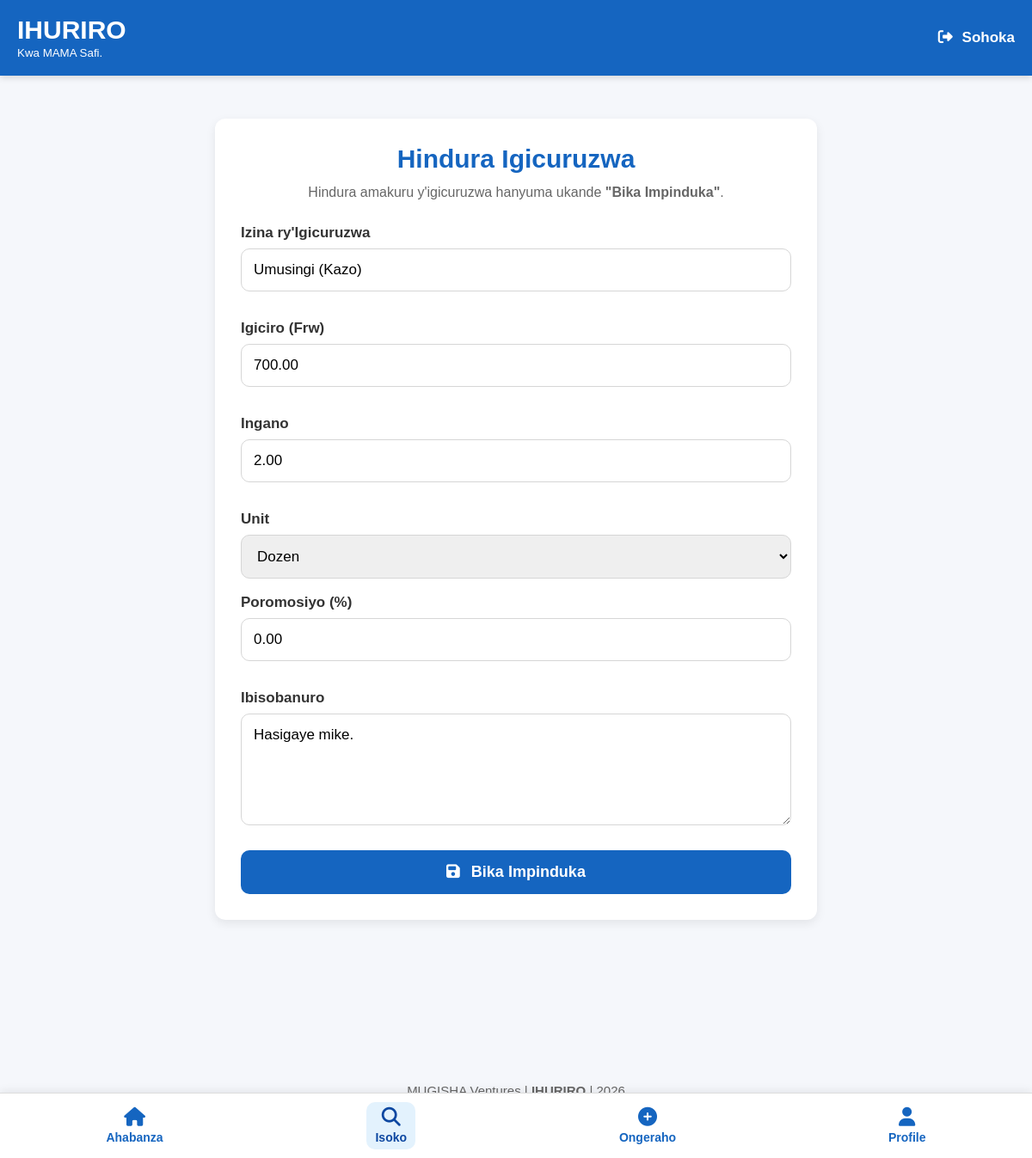
Screenshot of /products/edit.php?id=3 (signed in) with the database file from the repository.
### tables this page shows
CREATE TABLE `products` (
  `id` int(10) UNSIGNED NOT NULL,
  `user_id` int(10) UNSIGNED NOT NULL,
  `product_name` varchar(120) NOT NULL,
  `unit_price` decimal(10,2) NOT NULL,
  `quantity` decimal(10,2) NOT NULL,
  `unit` enum('Kg','g','L','ml','Piece','Box','Packet','Dozen','Meter','Roll','Bag') DEFAULT 'Piece',
  `discount` decimal(5,2) DEFAULT 0.00,
  `description` text DEFAULT NULL,
  `created_at` timestamp NOT NULL DEFAULT current_timestamp(),
  `updated_at` timestamp NOT NULL DEFAULT current_timestamp() ON UPDATE current_timestamp(),
  `discount_info` varchar(255) DEFAULT NULL
);

### products/edit.php (the view, shortened to what this page needs)
<?php
require_once '../config/database.php';
$id = (int)($_GET['id'] ?? 0);
$sql = "
SELECT *
FROM products
WHERE id = :id
AND user_id = :user_id
LIMIT 1
";
$stmt = $pdo->prepare($sql);
$stmt->execute([
    ':id' => $id,
    ':user_id' => $_SESSION['user_id']
]);
$product = $stmt->fetch(PDO::FETCH_ASSOC);
require_once '../includes/header.php';
require_once '../includes/navbar.php';
?>
<link rel="stylesheet" href="../assets/css/product.css">
<main class="container">
    <section class="form-card">
        <h2>Hindura Igicuruzwa</h2>
        <p class="form-description">
            Hindura amakuru y'igicuruzwa hanyuma ukande
            <strong>"Bika Impinduka"</strong>.
        </p>
        <form action="update_process.php" method="POST">
            <label>Izina ry'Igicuruzwa</label>
            <input
                type="text"
                name="product_name"
                required
                value="<?= htmlspecialchars($product['product_name']) ?>">
            <label>Igiciro (Frw)</label>
            <input
                type="number"
                name="unit_price"
                step="0.01"
                min="0"
                required
                value="<?= htmlspecialchars($product['unit_price']) ?>">
            <label>Ingano</label>
            <input
                type="number"
                name="quantity"
                step="0.01"
                min="0"
                required
                value="<?= htmlspecialchars($product['quantity']) ?>">
            <label>Unit</label>
            <select name="unit" required>
                <?php
                $units = [
                    'Kg',
                    'g',
                    'L',
                    'ml',
                    'Piece',
                    'Box',
                    'Packet',
                    'Dozen',
                    'Meter',
                    'Roll',
                    'Bag'
                ];
                foreach($units as $unit):
                ?>
                <option
                    value="<?= $unit ?>"
                    <?= $product['unit'] === $unit ? 'selected' : '' ?>>
                    <?= $unit ?>
                </option>
                <?php endforeach; ?>
            </select>
            <label>Poromosiyo (%)</label>
            <input
                type="number"
                name="discount"
                min="0"
                max="100"
                step="0.01"
                value="<?= htmlspecialchars($product['discount']) ?>">
            <label>Ibisobanuro</label>
            <textarea
                name="description"
                rows="5"><?= htmlspecialchars($product['description']) ?></textarea>
            <button
                type="submit"
                class="btn">
                <i class="fa-solid fa-floppy-disk"></i>
                Bika Impinduka
            </button>
        </form>
    </section>
</main>
<?php require_once '../includes/footer.php'; ?>

### assets/css/dashboard.css (style rules this page uses)
* { margin:0; padding:0; box-sizing:border-box; font-family:Arial, Helvetica, sans-serif; }
body { background:#F5F7FB; color:#222; }
.container { max-width:700px; margin:auto; padding:20px; padding-bottom:160px; }
form { width:100%; }
input { width:100%; padding:16px; font-size:17px; border:1px solid #DDD; border-radius:10px; margin-bottom:15px; }
.btn { display:block; width:100%; border:none; background:#1565C0; color:white; text-align:center; text-decoration:none; padding:16px; border-radius:10px; font-size:18px; font-weight:bold; cursor:pointer; transition:.3s; }
@media (min-width:768px) { .container { max-width:850px; } }
@media (min-width:1200px) { .container { max-width:1000px; } }

### assets/css/product.css (style rules this page uses)
.form-card { background:#fff; max-width:700px; margin:20px auto; padding:25px; border-radius:15px; box-shadow:0 3px 12px rgba(0,0,0,.08); }
.form-card h2 { text-align:center; color:#1565C0; margin-bottom:25px; font-size:28px; }
.form-card label { display:block; margin-top:18px; margin-bottom:8px; font-size:17px; font-weight:600; }
.form-card input, .form-card select, .form-card textarea { width:100%; padding:15px; border:1px solid #ddd; border-radius:10px; font-size:17px; outline:none; transition:.3s; }
.form-card textarea { resize:vertical; }
.btn { width:100%; margin-top:25px; padding:16px; background:#1565C0; color:#fff; border:none; border-radius:10px; cursor:pointer; font-size:18px; font-weight:bold; transition:.3s; }
.btn i { margin-right:8px; }
.btn { display:block; width:100%; text-align:center; text-decoration:none; background:#1565C0; color:#fff; padding:15px; border-radius:10px; font-size:18px; font-weight:bold; border:none; cursor:pointer; transition:.3s; }
.form-card { max-width:700px; margin:30px auto; background:#ffffff; padding:30px; border-radius:12px; box-shadow:0 4px 12px rgba(0,0,0,.08); }
.form-card h2 { color:#1565C0; text-align:center; font-size:30px; margin-bottom:10px; }
.form-description { text-align:center; color:#666; margin-bottom:25px; font-size:16px; line-height:1.5; }
.form-card label { display:block; margin-top:18px; margin-bottom:8px; font-weight:600; color:#333; font-size:17px; }
.form-card input, .form-card select, .form-card textarea { width:100%; padding:14px; border:1px solid #d6d6d6; border-radius:10px; font-size:17px; box-sizing:border-box; outline:none; transition:.3s; }
.form-card textarea { resize:vertical; min-height:120px; }
.form-card .btn { width:100%; margin-top:25px; padding:15px; border:none; border-radius:10px; background:#1565C0; color:#fff; font-size:18px; font-weight:bold; cursor:pointer; transition:.3s; }

### rows the page displays
products: product_name "Umusingi (Kazo)", unit_price "700.00", quantity "2.00", unit "Dozen", discount "0.00", description "Hasigaye mike."

### other values shown
$displayName "Kwa MAMA Safi."
